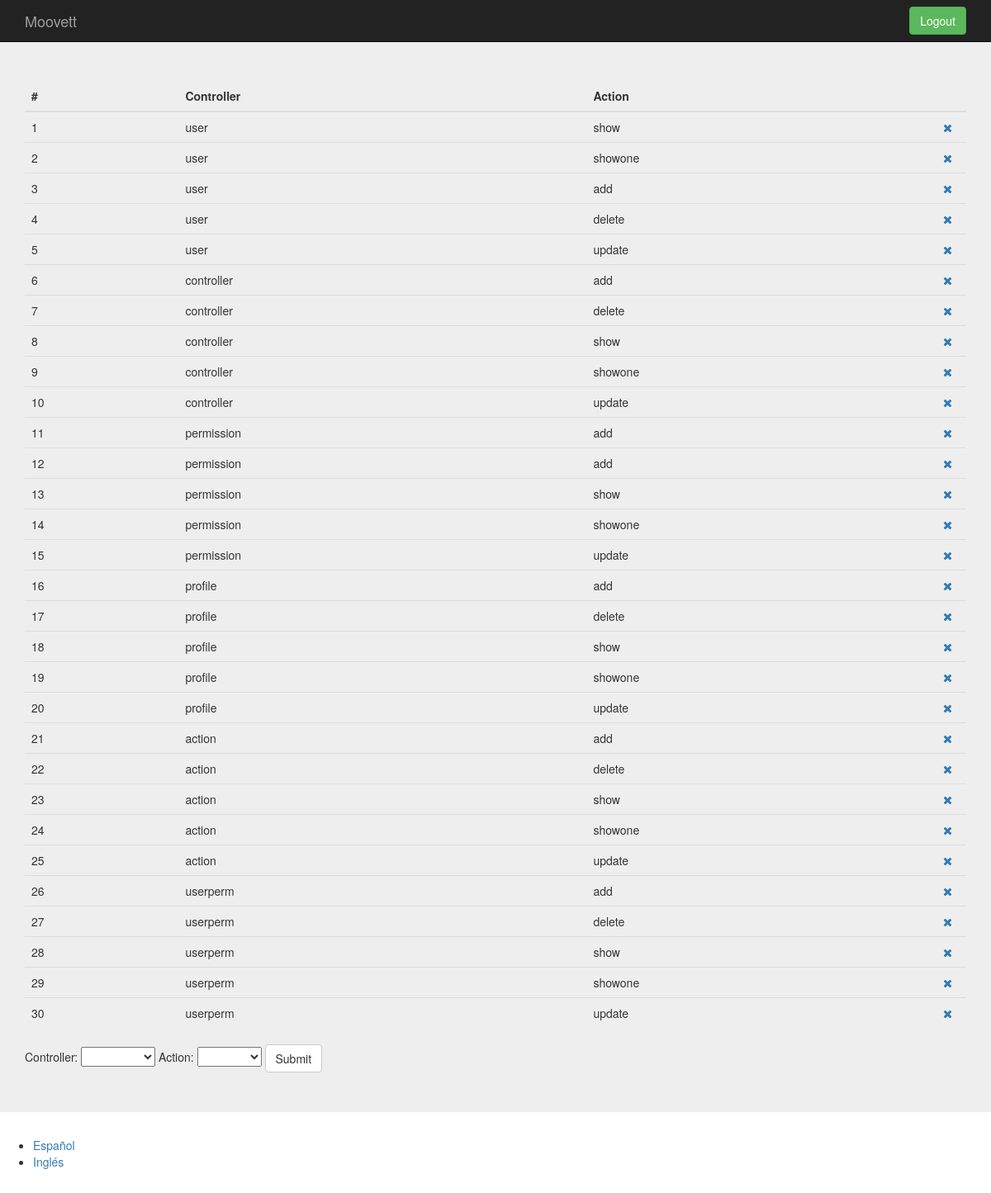
/index.php?controller=permission&action=show (signed in), run on an earlier commit of the app's database.
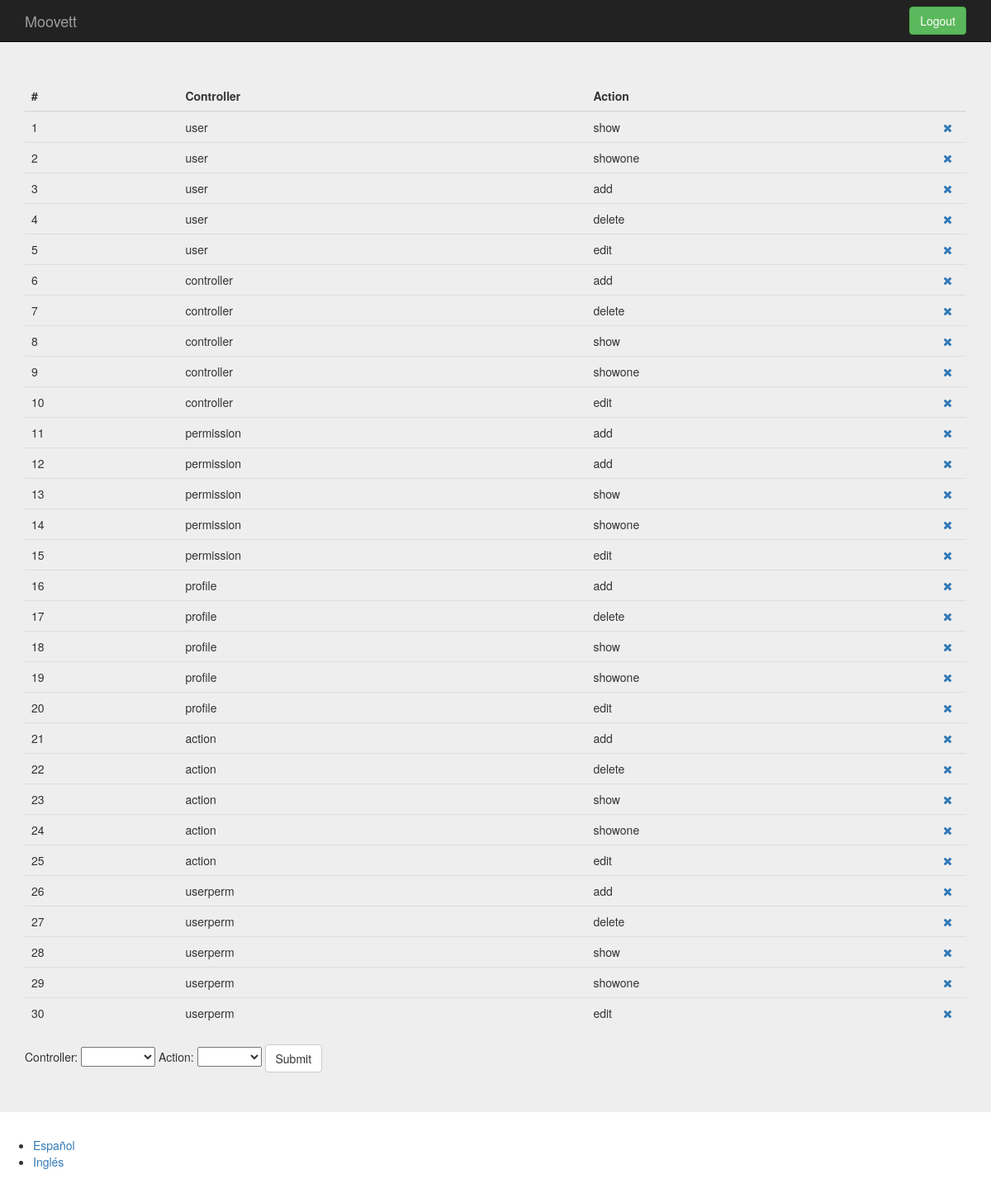
And on a later commit of the database.
### tables this page shows
CREATE TABLE `permission` (
`id` int(11) NOT NULL,
  `controller` varchar(25) NOT NULL,
  `action` varchar(25) NOT NULL
);

### core/ViewManager.php (called while the page is built, shortened)
<?php
class ViewManager {
    private $fragmentContents = array();
    private $variables = array();
    private $currentFragment = self::DEFAULT_FRAGMENT;
    private $layout = "default";
    private function saveCurrentFragment() {
        $this->fragmentContents[$this->currentFragment].=ob_get_contents();
    }
    public function moveToFragment($name) {
        $this->currentFragment = $name;
    }
    public function getFragment($fragment, $default="") {
        if (!isset($this->fragmentContents[$fragment])) {
            return $default;
        }
        return $this->fragmentContents[$fragment];
    }
    public function setVariable($varname, $value, $flash=false) {
        $this->variables[$varname] = $value;
    }
    public function getVariable($varname, $default=NULL) {
        if (!isset($this->variables[$varname])) {
            return $default;
        }
        return $this->variables[$varname];
    }
    public function setLayout($layout) {
        $this->layout = $layout;
    }
    public function render($controller, $viewname) {
        include(__DIR__."/../view/$controller/$viewname.php");
        $this->renderLayout();
    }
    private function renderLayout() {
        include(__DIR__."/../view/layouts/".$this->layout.".php");
    }
    private static $viewmanager_singleton = NULL;
    public static function getInstance() {
        if (self::$viewmanager_singleton == null) {
            self::$viewmanager_singleton = new ViewManager();
        }
        return self::$viewmanager_singleton;
    }
}

### controller/PERMISSION_Controller.php (called while the page is built, shortened)
<?php
require_once(__DIR__."/../core/ViewManager.php");
require_once(__DIR__."/../core/I18n.php");
require_once(__DIR__."/../model/Controller.php");
require_once(__DIR__."/../model/CONTROLLER_Model.php");
require_once(__DIR__."/../model/Action.php");
require_once(__DIR__."/../model/ACTION_Model.php");
require_once(__DIR__."/../model/Permission.php");
require_once(__DIR__."/../model/PERMISSION_Model.php");
class PERMISSION_Controller extends BaseController {
    private $controllerMapper;
    private $actionMapper;
    private $permissionMapper;
    public function __construct() {
        $this->controllerMapper = new CONTROLLER_Model();
        $this->actionMapper = new ACTION_Model();
        $this->permissionMapper = new PERMISSION_Model();
        $this->view->setLayout("default");
    }
    public function show(){
        $permissions = $this->permissionMapper->fetch_all();
        $controllers = $this->controllerMapper->fetch_all();
        $actions = $this->actionMapper->fetch_all();
        $this->view->setVariable("permissions", $permissions);
        $this->view->setVariable("controllers", $controllers);
        $this->view->setVariable("actions", $actions);
        $this->view->render("permission", "PERMISSION_SHOW_Vista");
    }
}

### index.php (called while the page is built, shortened)
<?php
function run() {
    try{
        $controller = loadController($_GET["controller"]);
        $actionName = $_GET["action"];
        $controller->$actionName();
    } catch(Exception $ex) {
        die($ex->getMessage());
  }
}
function loadController($controllerName) {
    return new $controllerClassName();
}
run();
?>

### model/Permission.php (called while the page is built, shortened)
<?php
class Permission {
    private $id;
    private $controller;
    private $action;
    public function __construct($id=NULL, $controller=NULL, $action=NULL) {
        $this->id = $id;
        $this->controller = $controller;
        $this->action = $action;
    }
    public function getID() {
        return $this->id;
    }
    public function getController() {
        return $this->controller;
    }
    public function getAction() {
        return $this->action;
    }
}

### model/PERMISSION_Model.php (called while the page is built, shortened)
<?php
require_once(__DIR__."/../core/PDOConnection.php");
class PERMISSION_Model {
    private $db;
    public function __construct() {
        $this->db = PDOConnection::getInstance();
    }
    public function fetch_all(){
        $sql = $this->db->prepare("SELECT * FROM permission");
        $sql->execute();
        $permissions_db = $sql->fetchAll(PDO::FETCH_ASSOC);
        $permissions = array();
        foreach ($permissions_db as $permission) {
            array_push($permissions, new Permission($permission["id"], $permission["controller"], $permission["action"]));
        }
        return $permissions;
    }
}

### core/PDOConnection.php (called while the page is built)
<?php
class PDOConnection {
    private static $dbhost = "127.0.0.1";
    private static $dbname = "iu_web";
    private static $dbuser = "root";
    private static $dbpass = "iu";
    private static $db_singleton = null;
    public static function getInstance() {
        if (self::$db_singleton == null) {
            self::$db_singleton = new PDO(
                "mysql:host=".self::$dbhost.";dbname=".self::$dbname.";charset=utf8",
                self::$dbuser,
                self::$dbpass,
                array(
                    PDO::ATTR_EMULATE_PREPARES => false,
                    PDO::ATTR_ERRMODE => PDO::ERRMODE_EXCEPTION
                )
            );
        }
        return self::$db_singleton;
    }
}
?>

### model/Controller.php (called while the page is built, shortened)
<?php
class Controller {
    private $controllerName;
    public function __construct($id=NULL, $controllerName=NULL, $action=NULL) {
        $this->controllerName = $controllerName;
    }
    public function getControllerName() {
        return $this->controllerName;
    }
}

### model/CONTROLLER_Model.php (called while the page is built, shortened)
<?php
require_once(__DIR__."/../core/PDOConnection.php");
class CONTROLLER_Model {
    private $db;
    public function __construct() {
        $this->db = PDOConnection::getInstance();
    }
    public function fetch_all(){
        $sql = $this->db->prepare("SELECT * FROM controller");
        $sql->execute();
        $controllers_db = $sql->fetchAll(PDO::FETCH_ASSOC);
        $controllers = array();
        foreach ($controllers_db as $controller) {
            array_push($controllers, new Controller($controller["id"], $controller["controllername"]));
        }
        return $controllers;
    }
}

### model/Action.php (called while the page is built, shortened)
<?php
class Action {
    private $actionName;
    public function __construct($id=NULL, $actionName=NULL) {
        $this->actionName = $actionName;
    }
    public function getActionName() {
        return $this->actionName;
    }
}

### model/ACTION_Model.php (called while the page is built, shortened)
<?php
require_once(__DIR__."/../core/PDOConnection.php");
class ACTION_Model {
    private $db;
    public function __construct() {
        $this->db = PDOConnection::getInstance();
    }
    public function fetch_all(){
        $sql = $this->db->prepare("SELECT * FROM action");
        $sql->execute();
        $actions_db = $sql->fetchAll(PDO::FETCH_ASSOC);
        $actions = array();
        foreach ($actions_db as $action) {
            array_push($actions, new Action($action["id"], $action["actionname"]));
        }
        return $actions;
    }
}

### view/messages/messages_es.php (called while the page is built)
<?php
  $i18n_messages =
  array(
    "Post" => "Artículo",
    "by %s" => "por %s",
    "Posts" => "Artículos",
    "Title" => "Título",
    "Contents" => "Contenido",
    "Author" => "Autor",
    "Actions" => "Acciones",
    "Create post" => "Crear artículo",
    "Hello %s" => "Hola %s",
    "Modify post" => "Modificar artículo",
    "Post \"%s\" successfully added." => "Artículo \"%s\" añadido.",
    "Post \"%s\" successfully updated." => "Artículo \"%s\" modificado.",
    "Post \"%s\" successfully deleted." => "Artículo \"%s\" eliminado.",
    "Login" => "Entrar",
    "Username" => "Nombre de usuario",
    "Password" => "Contraseña",
    "Not user?" => "Nuevo aquí?",
    "Register here!" => "¡Regístrate aquí!",
    "Register" => "Registro",
    "Edit" => "Editar",
    "Delete" => "Eliminar",
    "Create post" => "Crear artículo",
    "Comments" => "Comentarios",
    "Write a comment" => "Escribe un comentario",
    "%s commented..."=>"%s ha comentado...",
    "Comment" => "Comentario",
    "do comment" => "comentar",
    "Spanish" => "Español",
    "English" => "Inglés",
    "Welcome to the Blog App!" => "¡Bienvenido a la App Blog!",
    "are you sure?" => "¿Estás seguro?"
  )
?>

### core/I18n.php (called while the page is built, shortened)
<?php
class I18n {
  private $messages;
  public function setLanguage($language) {
    $this->messages = $i18n_messages;
  }
  public function i18n($key) {
    if (isset($this->messages[$key])){
      return $this->messages[$key];
    }else{
      return $key;
    }
  }
  private static $i18n_singleton = null;
  public static function getInstance() {
    if (self::$i18n_singleton == NULL) {
      self::$i18n_singleton = new I18n();
    }
    return self::$i18n_singleton;
  }
}
function i18n($key) {
  return I18n::getInstance()->i18n($key);
}

### view/permission/PERMISSION_SHOW_Vista.php (the view, shortened to what this page needs)
<?php
require_once(__DIR__."/../../core/ViewManager.php");
$view = ViewManager::getInstance();
$view->setVariable("title", "Manage Permissions");
$permissions = $view->getVariable("permissions");
$controllers = $view->getVariable("controllers");
$actions = $view->getVariable("actions");
?>
<div class="jumbotron">
    <div class="container">
<table class="table">
      <thead>
        <tr>
          <th>#</th>
          <th>Controller</th>
          <th>Action</th>
          <th style="width: 36px;"></th>
        </tr>
      </thead>
      <tbody>
	  <?php foreach($permissions as $permission){ ?>
          <tr>
	      <td><?php echo $permission->getID(); ?></td>
          <td><?php echo $permission->getController(); ?></td>
          <td><?php echo $permission->getAction(); ?></td>
          <td>
              <a href="index.php?controller=permission&action=delete&amp;id=<?php echo $permission->getID();  ?>" role="button" data-toggle="modal"><i class="fa fa-times" aria-hidden="true"></i></a>
          </td>
        </tr>
	<?php } ?>
      </tbody>
</table>
        <form class="top-buffer" action="index.php?controller=permission&amp;action=add" method="POST">
        Controller: <select name="controller">
        <option value="" selected></option>
        <?php foreach($controllers as $controller) {?>
            <option value="<?= $controller->getControllerName()?>"><?= $controller->getControllerName()?></option>
        <?php }?>
        </select>
        Action: <select name="action">
        <option value="" selected></option>
        <?php foreach($actions as $action) {?>
            <option value="<?= $action->getActionName()?>"><?= $action->getActionName()?></option>
        <?php }?>
        </select>
	       <button type="submit" name="submit" value="submit" class="btn btn-default"><?= i18n("Submit") ?></button>
        </form>
    </div>
</div>

### view/layouts/default.php (shortened to what this page needs)
<?php
require_once(__DIR__."/../../core/ViewManager.php");
$view = ViewManager::getInstance();
$currentuser = $view->getVariable("currentusername");
?><!DOCTYPE html>
<html>
    <head>
	<link rel="stylesheet" href="css/bootstrap.min.css" type="text/css">
    <link rel="stylesheet" href="font-awesome/css/font-awesome.min.css" type="text/css">
	<link rel="stylesheet" href="css/style.css" type="text/css">
    </head>
    <body>
	<header>
	    <nav class="navbar navbar-inverse navbar-fixed-top">
		<div class="container">
		    <div class="navbar-header">
			<a class="navbar-brand" href="index.php">Moovett</a>
		    </div>
		    <div id="navbar" class="navbar-collapse collapse">
			<?php if (isset($currentuser)): ?>
			    <form class="navbar-form navbar-right" action="index.php?controller=user&amp;action=logout" method="POST">
				<button type="submit" class="btn btn-success"><?= i18n("Logout") ?></button>
			    </form>
			<?php endif ?>
		    </div>
		</div>
	    </nav>
	</header>
	<main>
	    <?= $view->getFragment(ViewManager::DEFAULT_FRAGMENT) ?>
	</main>
	<footer>
	    <?php
	    include(__DIR__."/language_select_element.php");
	    ?>
	</footer>
    </body>
</html>

### view/layouts/language_select_element.php
<ul id="languagechooser">
      <li><a href="index.php?controller=language&amp;action=change&amp;lang=es">
      <?= i18n("Spanish") ?>
      </a></li>
      <li><a href="index.php?controller=language&amp;action=change&amp;lang=en">
      <?= i18n("English") ?>
      </a></li>
</ul>

### css/style.css (style rules this page uses)
body { padding-top: 50px; padding-bottom: 20px; }
.top-buffer { margin-top:20px; }

What changed in the data, as far as the page shows it:
changed permission id 5: action "update" → "edit"
changed permission id 10: action "update" → "edit"
changed permission id 15: action "update" → "edit"
changed permission id 20: action "update" → "edit"
changed permission id 25: action "update" → "edit"
changed permission id 30: action "update" → "edit"
